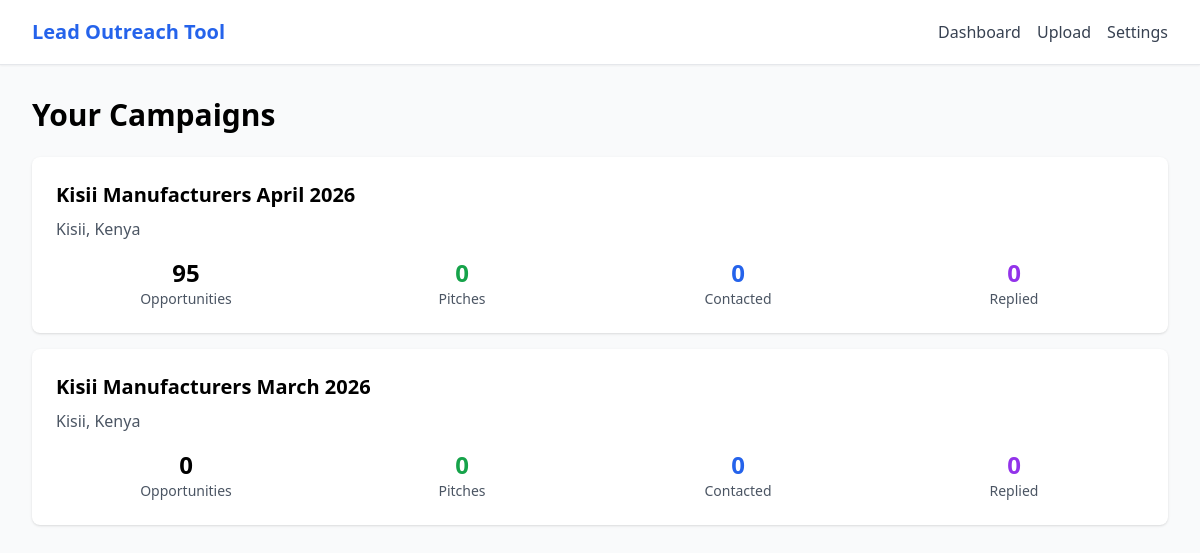
/dashboard, run on the app's committed database.
### application/models.py (models this page shows)
class Campaign(Base):
    __tablename__ = 'campaigns'
    id = Column(Integer, primary_key=True)
    user_id = Column(Integer, ForeignKey('users.id'), nullable=False)
    name = Column(String(200), nullable=False)
    location = Column(String(200))
    uploaded_at = Column(DateTime, default=datetime.utcnow)
    csv_filename = Column(String(200))  # Original filename for display
    csv_filepath = Column(String(500))  # Unique filepath for internal use
    status = Column(SQLEnum(CampaignStatus), default=CampaignStatus.PROCESSING)
    stats = Column(JSON, default=lambda: {
        'total_rows': 0,
        'total_businesses': 0,
        'opportunities_found': 0,
        'contacted': 0,
        'replied': 0,
        'converted': 0,
        'skipped_count': 0
    })
    batch_config = Column(JSON, default=lambda: {
        'batch_size': 10,
        'current_batch': 0,
        'total_generated': 0,
        'last_generated_at': None
    })
    column_mapping = Column(JSON, default=dict)
    skipped_businesses = Column(JSON, default=list)
    user = relationship('User', back_populates='campaigns')
    businesses = relationship('Business', back_populates='campaign', cascade='all, delete-orphan')

### application/routes/main_routes.py (the view)
@bp.route('/dashboard')
def dashboard():
    with get_db_session() as db:
        user = get_or_create_user(db)
        campaigns = db.query(Campaign).filter_by(
            user_id=user.id
        ).order_by(Campaign.uploaded_at.desc()).all()
    return render_template('dashboard.html', campaigns=campaigns, user=user)

### application/database.py (called while the page is built)
@contextmanager
def get_db_session():
    session = SessionLocal()
    try:
        yield session
        session.commit()
    except Exception as e:
        session.rollback()
        raise e
    finally:
        session.close()

### application/routes/main_routes.py (called while the page is built, shortened)
def get_or_create_user(db):
    user = db.query(User).first()
    return user

### templates/dashboard.html (shortened to what this page needs)
{% extends "base.html" %}
{% block content %}
<h1 class="text-3xl font-bold mb-6">Your Campaigns</h1>
{% if campaigns %}
    <div class="grid gap-4">
        {% for campaign in campaigns %}
        <a href="{{ url_for('campaign.campaign_detail', campaign_id=campaign.id) }}" class="block bg-white p-6 rounded-lg shadow hover:shadow-lg transition">
            <h2 class="text-xl font-bold mb-2">{{ campaign.name }}</h2>
            <p class="text-gray-600 mb-4">{{ campaign.location }}</p>
            <div class="grid grid-cols-4 gap-4 text-center">
                <div>
                    <div class="text-2xl font-bold">{{ campaign.stats.get('opportunities_found', 0) }}</div>
                    <div class="text-sm text-gray-600">Opportunities</div>
                </div>
                <div>
                    <div class="text-2xl font-bold text-green-600">{{ campaign.batch_config.get('total_generated', 0) }}</div>
                    <div class="text-sm text-gray-600">Pitches</div>
                </div>
                <div>
                    <div class="text-2xl font-bold text-blue-600">{{ campaign.stats.get('contacted', 0) }}</div>
                    <div class="text-sm text-gray-600">Contacted</div>
                </div>
                <div>
                    <div class="text-2xl font-bold text-purple-600">{{ campaign.stats.get('replied', 0) }}</div>
                    <div class="text-sm text-gray-600">Replied</div>
                </div>
            </div>
        </a>
        {% endfor %}
    </div>
{% endif %}
{% endblock %}

### templates/base.html (shortened to what this page needs)
<!DOCTYPE html>
<html lang="en">
<head>
    <script src="https://cdn.tailwindcss.com"></script>
</head>
<body class="bg-gray-50">
    <nav class="bg-white shadow-sm border-b">
        <div class="max-w-7xl mx-auto px-4 sm:px-6 lg:px-8">
            <div class="flex justify-between h-16">
                <div class="flex items-center">
                    <a href="{{ url_for('main.index') }}" class="text-xl font-bold text-blue-600">Lead Outreach Tool</a>
                </div>
                <div class="flex items-center space-x-4">
                    <a href="{{ url_for('main.dashboard') }}" class="text-gray-700 hover:text-blue-600">Dashboard</a>
                    <a href="{{ url_for('upload.upload_step1') }}" class="text-gray-700 hover:text-blue-600">Upload</a>
                    <a href="{{ url_for('settings.settings') }}" class="text-gray-700 hover:text-blue-600">Settings</a>
                </div>
            </div>
        </div>
    </nav>
    <main class="max-w-7xl mx-auto px-4 sm:px-6 lg:px-8 py-8">
        {% block content %}{% endblock %}
    </main>
</body>
</html>

### data on the page
Campaign: name "Kisii Manufacturers April 2026", location "Kisii, Kenya", stats.get "95", batch_config.get "0", stats.get "0"
Campaign: name "Kisii Manufacturers March 2026", location "Kisii, Kenya", stats.get "0", batch_config.get "0"
